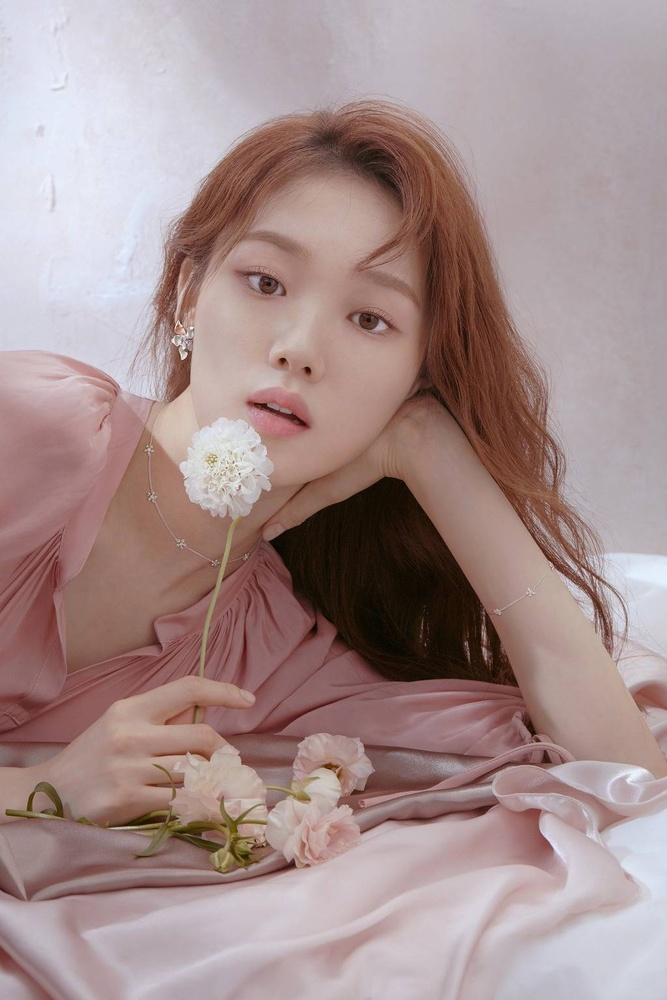
#> input picture Point_Operation/lee-sung-kyung.jpg, 667 x 1000 px, shrunk from 1024 x 1536 before the run, found by its file name
$ python equalization.py
#> lines starting #> are read from the running program, lines starting #| are printed output that depends on the picture
import cv2
import numpy as np
import matplotlib.pyplot as plt

filejpg = "D:\Work\Image_Processing\Blog\py_code\lee-sung-kyung.jpg"
imgjpg = cv2.imread(filejpg,0)
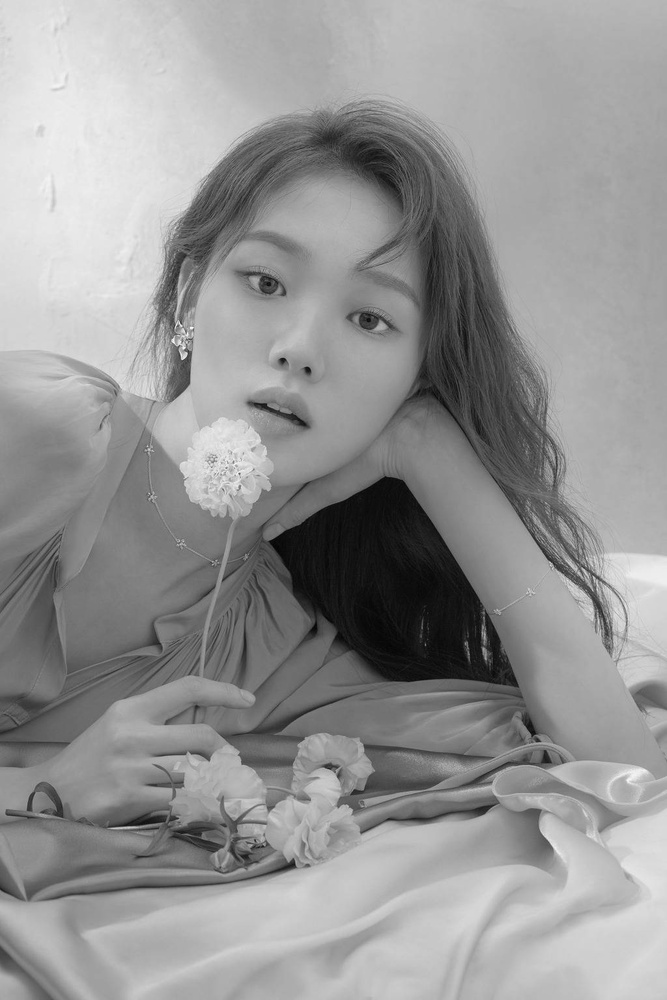
#> imgjpg: shape (1000, 667); min 2, max 252, mean 148.9

hist_jpg,bins=np.histogram(imgjpg.flatten(),256,[0,255])
#> hist_jpg = 256 values, max 10664 at index 174, min 0 at index 0, mean 2605.5; bins = 257 values from 0 to 255
cdf_jpg=hist_jpg.cumsum()
#> cdf_jpg = 256 values from 0 to 667000
plt.plot(cdf_jpg,color='b'),plt.grid('off'),plt.title('JPG CDF'),plt.show()
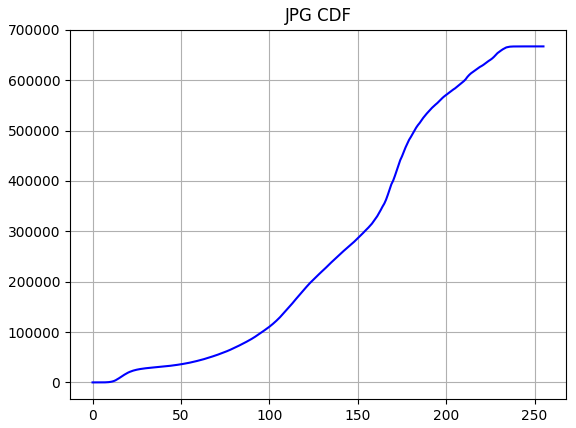
#> figure drawn by matplotlib, 1 panel; curve peaks at x = 252, y = 667000

eq_jpg=cv2.equalizeHist(imgjpg)
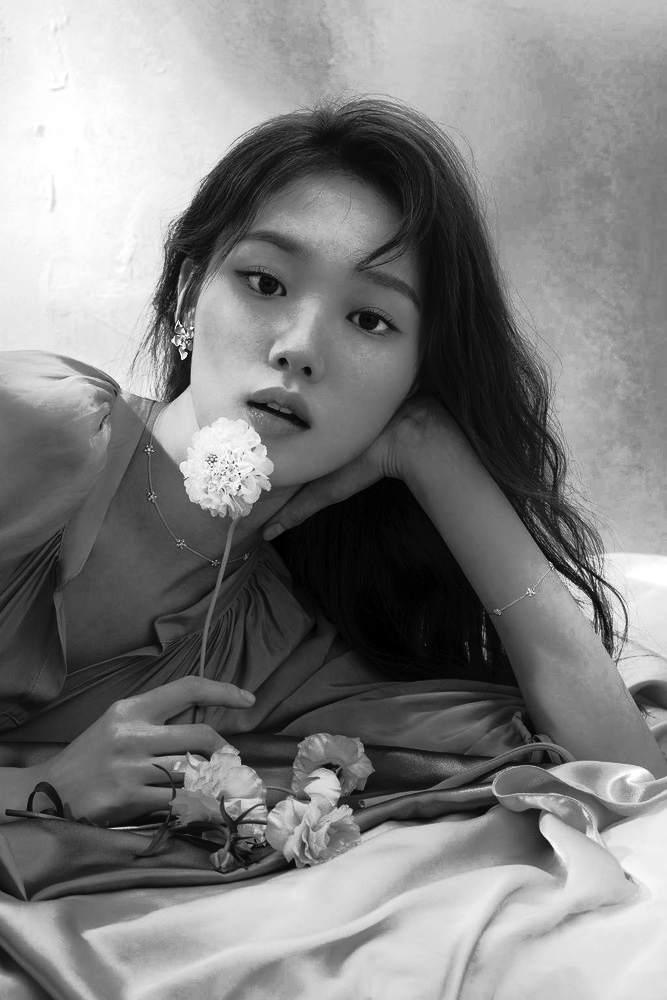
#> eq_jpg: shape (1000, 667); min 0, max 255, mean 128.3
hist_eq_jpg,bins=np.histogram(eq_jpg.flatten(),256,[0,256])
#> hist_eq_jpg = 256 values, max 10664 at index 169, min 0 at index 45, mean 2605.5; bins = 257 values from 0 to 256
cdf_eq_jpg=hist_eq_jpg.cumsum()
#> cdf_eq_jpg = 256 values from 962 to 667000
plt.plot(cdf_jpg,color='b'),plt.plot(cdf_eq_jpg,color='r')
plt.title('JPG CDF'),plt.legend(('Normal','Equalized'),loc='upper left'),plt.show()
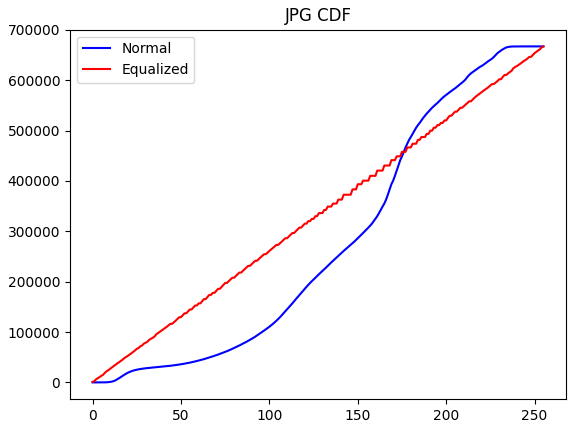
#> figure drawn by matplotlib, 1 panel; curve peaks at x = 252, y = 667000; curve peaks at x = 255, y = 667000
